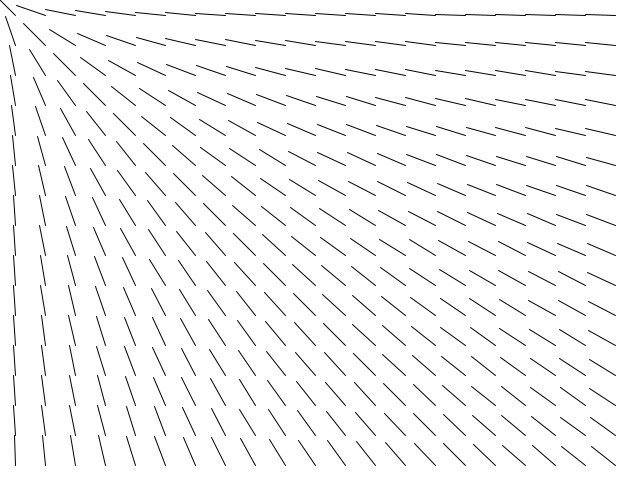
Frame 1 (no input)
Frame 60 (the mouse pressed at the canvas centre just before this capture): identical to frame 1, image omitted
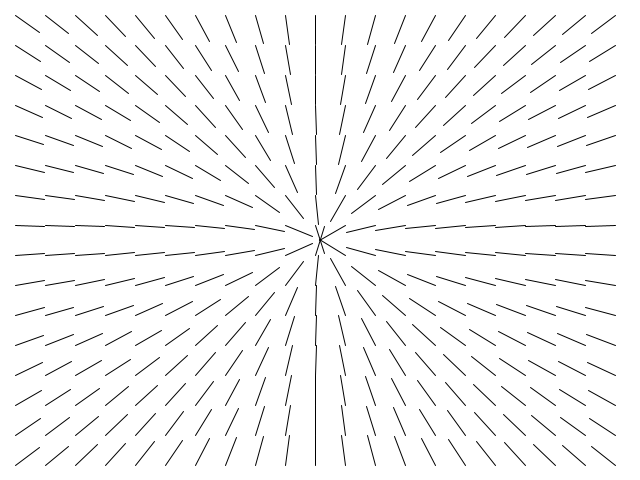
Frame 120 (the mouse held since frame 60 and released just before this capture)

The Processing sketch that drew these frames (run headless with seeded random() and noise(); from frame 60 on, the mouse is pressed at the canvas centre):

// Processing sketch: directionLines_oop
// ── directionLines_oop.pde
// declare an array of DirectionLines
DirectionLine lines[];

void setup() {
  size(640,480);

  //how long will each line be
  int lineLength = 30;

  //we can find out how many lines we will have 
  //by dividing width and height by the lineLength
  int w = width/lineLength;
  int h = height/lineLength;

  //initialize the array with number of total lines
  lines = new DirectionLine[w*h];

  //index to access each element of the array
  int i=0;
  //nested for loop, start at lineLength/2 to offset and center the lines on screen
  //increase each step through the loops by lineLength, to space the lines appropriately
  for (int y=lineLength/2; y<height; y+=lineLength) {
    for (int x=lineLength/2; x<width; x+=lineLength) {
      //access each DirectionLine in the way and create a new DirectionLine object
      //the x & y vairbales from the for loops give us the origin location of each line
      lines[i] = new DirectionLine(x, y, lineLength);
      //be sure to increase i
      i++;
    }
  }
}

void draw() {
  background(255);
  //just loop through all the lines and call run()
  for (int i=0; i<lines.length; i++) {
    lines[i].run();
  }
}

// ── DirectionLine.pde
class DirectionLine {
  
  //variables
  float angle;
  float len;
  PVector origin;
  
  //constructor
  DirectionLine(float x, float y, float _len) {
    origin = new PVector(x, y);
    len = _len;
    angle=0;
  }
  
  //FUNCTIONS\\
  
  //update our angle based on the mouse position
  void update(){
    //turn the mouse into a pvector in order to use the pvector functions
    PVector destination = new PVector(mouseX, mouseY);
    //subtract the origin from the destination, this is our direction
    PVector direction = PVector.sub(destination, origin);
    //get the angle of the direction
    angle = direction.heading();
  }
  
  //drae the line
  void display(){
    pushMatrix();
    //translate and rotate the line based on the angle
    translate(origin.x, origin.y);
    rotate(angle);
    line(0, 0, len, 0);
    popMatrix();
  }
  
  //function to wrap up both update and display
  void run(){
   update();
   display();
  }
}
